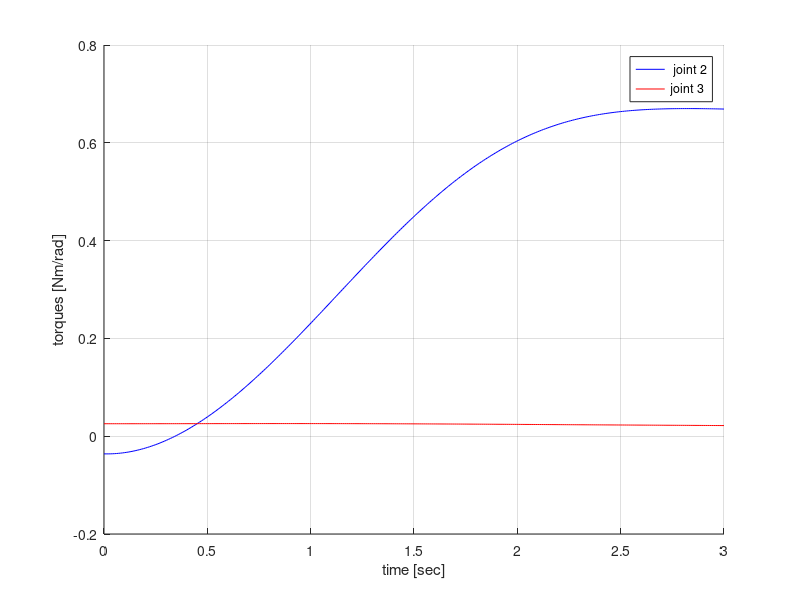
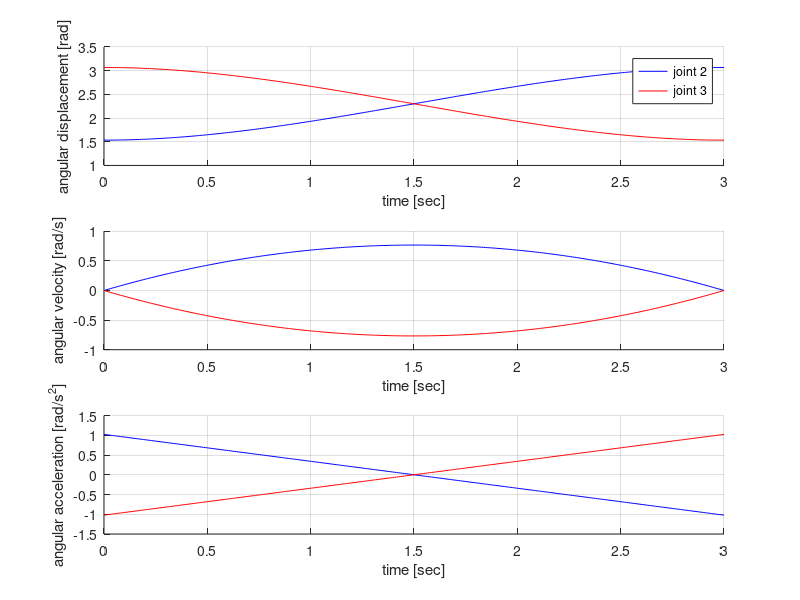
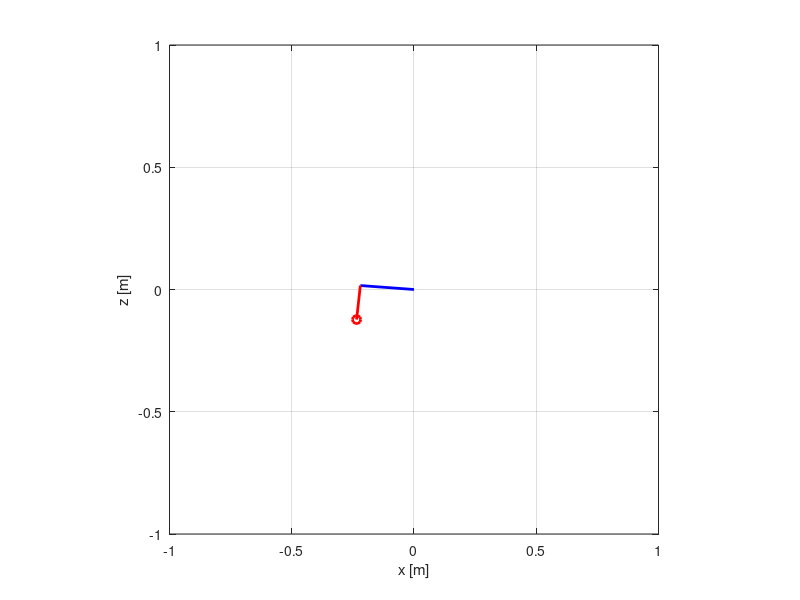

Source code (MATLAB) for these figures, in order:
  %%%%%%%%%%%%%%%%%%%%%%%%%%%%%%%%%%%%%%%%%%%%%%%%%%%%%%%%%%%%%%%%%%%%%%%%%%
%
%    The inverse dynamics of the 2-dof planar robotic arm
%     
%    contact: shaoping bai, shb@m-tech.aau.dk
%%%%%%%%%%%%%%%%%%%%%%%%%%%%%%%%%%%%%%%%%%%%%%%%%%%%%%%%%%%%%%%%%%%%%%%%%%

clear all; close all; clc

g = 9.801; % gravity constant

%% %%%%%%%%%%%%%%%%%%%%%%%%%%%%  link properties
%======================================  link 1
L1 = 0.22; % length [m]
%c1 = L1 * 2/3; % mass center
m1 = 0.037 + 0.126; % mass [kg] the link + the motor
I1 = 1/12 * m1 * L1^2; % moment of inertia
%======================================  link 2
L2 = 0.14; % length [m]
%c2 = L2 * 2/3; % mass center
m2 = 0.072 * 2 + 0.023; % mass [kg] the link + the motor
I2 = 1/12 * m2 * L2^2; % moment of inertia
%% %%%%%%%%%%%%%%%% wished positions of joints and time for the movements
tf = 3;
theta01 = 1000 * 2*pi/4096; %in the graphs will be represented in radians, although input is in ticks of the motor
thetaf1 = 2000 * 2*pi/4096;
theta02 = 2000 * 2*pi/4096;
thetaf2 = 1000 * 2*pi/4096;
%% %%%%%%%%%%%%%%%% coefficients for position, velocity and acceleration
a01 = theta01;
a11 = 0;
a21 = 3/(tf^2)*(thetaf1 - theta01);
a31 = -2/(tf^3)*(thetaf1 - theta01);

a02 = theta02;
a12 = 0;
a22 = 3/(tf^2)*(thetaf2 - theta02);
a32 = -2/(tf^3)*(thetaf2 - theta02);
%% %%%%%%%%%%%%%%%%%% dynamic simulation
%%%%%%%%%%%%%%%%%%% discrete time
T = tf; % second
N = tf*100; % resolution
i = 0; 
for t = linspace(0, T, N)
    %%%%%%%%%%%%%%%%%%%%%%%%%%%%%% instantaneous time
    i = i + 1; time(i) = t; 
    %%%%%%%%%%%%%%% Joint 1: angular displacement, velocity, acceleration
    theta_1(i) = a01 + a11 * t + a21 * t^2 + a31 * t^3;
    dtheta_1(i) = a11 + 2 * a21 * t + 3 * a31 * t^2;
    ddtheta_1(i) = 2 * a21 + 6 * a31 * t;
    
    %%%%%%%%%%%%%%% Joint 2: angular displacement, velocity, acceleration
    theta_2(i) = a02 + a12 * t + a22 * t^2 + a32 * t^3;
    dtheta_2(i) = a12 + 2 * a22 * t + 3 * a32 * t^2;
    ddtheta_2(i) = 2 * a22 + 6 * a32 * t;
    
    %%%%%%%%%%%%%%%%%%%%%%%%%%%%%%%%%%%%%  actuator torques
    tau_1(i) = ((8/18 * m1 + m2) * L1^2 + 8/18 * m2 * L2^2) * ddtheta_1(i) + 8/18 * m2 * L2^2 * ddtheta_2(i) + 4/6 * m2 * L1 * L2 * cos(dtheta_2(i)) * (ddtheta_2(i) + 2 * ddtheta_1(i)) - (m1 + m2) * g * L1 * cos(theta_1(i)) + m2 * g * L2 * cos(theta_1(i) + theta_2(i));
    tau_2(i) = (8/18 * m2 * L2^2 + 4/6 * m2 * L1 * L2 * sin(theta_2(i))) * ddtheta_1(i) + 8/18 * m2 * L2^2 * ddtheta_2(i) + 4/6 * m2 * L1 * L2 * cos(theta_2(i)) * (dtheta_1(i) * dtheta_2(i) + dtheta_1(i)^2) - m2 * g * L2 * cos(theta_1(i) + theta_2(i));
    
    %%%%%%%%%%%%%%%%%%%%%%%%%%%%%%%%%%%  link positions
    %%%%%%%%%%%%%%%%%% link 1
    X1(i) = L1*cos(theta_1(i)); Y1(i) = L1*sin(theta_1(i)); 
   % x1(i) = 0.5*X1(i); y1(i) = 0.5*Y1(i); 
    %%%%%%%%%%%%%%%%%% link 2
    X2(i) = X1(i) + L2*cos(theta_1(i) + theta_2(i)); 
    Y2(i) = Y1(i) + L2*sin(theta_1(i) + theta_2(i)); 
    %x2(i) = X1(i) + 0.5*X2(i); %Y2(i) = Y1(i) + 0.5*Y2(i); 
    
end

torque_1 = [time; tau_1]'; torque_2 = [time; tau_2]'; 

%% %%%%%%%%%%%%%%%%%%%%%%%%%%%%%%%%%% plot the motion profiles
figure(2)
clf
figure(2)
subplot(3, 1, 1)
hold on
plot(time, theta_1, 'b')
plot(time, theta_2, 'r')
hold off
legend('joint 2', 'joint 3')
grid on; 
xlabel('time [sec]'); ylabel('angular displacement [rad]'); 
subplot(3, 1, 2)
hold on
plot(time, dtheta_1, 'b')
plot(time, dtheta_2, 'r')
hold off
grid on; 
xlabel('time [sec]'); ylabel('angular velocity [rad/s]'); 
subplot(3, 1, 3)
hold on
plot(time, ddtheta_1, 'b')
plot(time, ddtheta_2, 'r')
hold off
grid on; 
xlabel('time [sec]'); ylabel('angular acceleration [rad/s^2]'); 

%% %%%%%%%%%%%%%%%%%%%%%%%%%%%%%%%%%% plot the motor torques
figure(1)
clf
figure(1)
hold on
plot(time, tau_1, 'b')
plot(time, tau_2, 'r')
hold off
legend(' joint 2', 'joint 3')
grid on; 
xlabel('time [sec]'); ylabel('torques [Nm/rad]'); 

%% %%%%%%%%%%%%%%%%%%%%%%%%%%%%%%%  plot the link
figure(3)
clf
figure(3)
hold on 
axis equal; grid on; axis([-1 1 -1 1]); 
xlabel('x [m]'); ylabel('z [m]'); 
set(gca,'NextPlot','replaceChildren');
for j = 1 : N  
    plot(0, 0, 'ko', 'MarkerSize', 6, 'Linewidth', 2)  
    plot(X1(j), Y1(j), 'bo', 'MarkerSize', 6, 'Linewidth', 2)
    plot(X2(j), Y2(j), 'ro', 'MarkerSize', 6, 'Linewidth', 2)
    line([0 X1(j)], [0 Y1(j)], 'Color', 'b', 'Linewidth', 2); 
    line([X1(j) X2(j)], [Y1(j) Y2(j)], 'Color', 'r', 'Linewidth', 2);  
    F(j) = getframe; 
end
hold off
movie(F); 